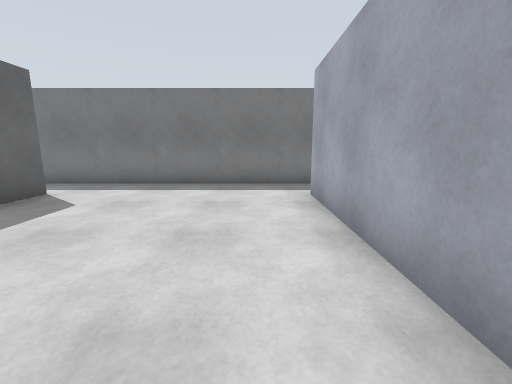
[1] (above)

24 first-person views from a walk through a robot-simulator world made for Gazebo. The camera is 1.2 m above the floor, tilts 10° down and sees 90° across. The floor is counted in squares, 1 m on a side. Each view is taken from the middle of a square. On the plan, view 1 faces up. The plan holds only what a view shows up to about 12 squares ahead; the rest is blank. The place goes on beyond the plan.

[2]
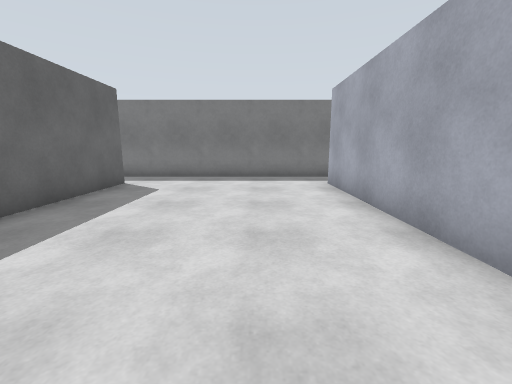

[3]
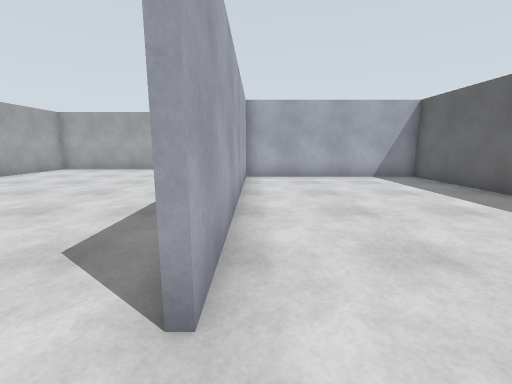

[4]
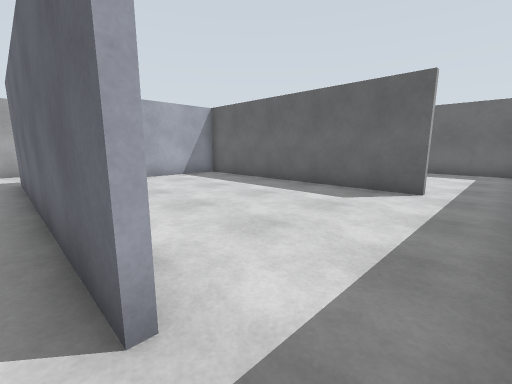

[5]
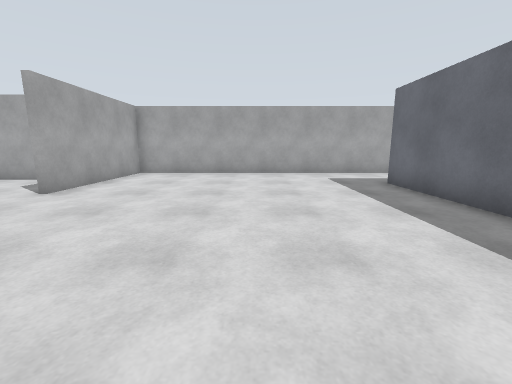

[6]
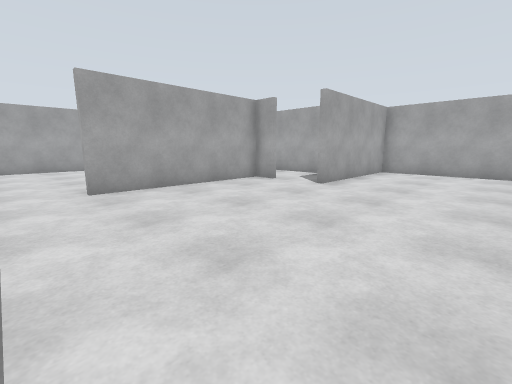

[7]
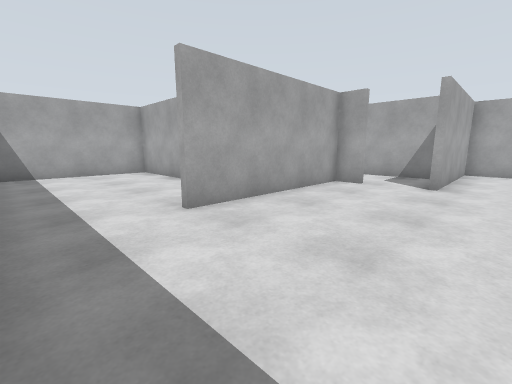

[8]
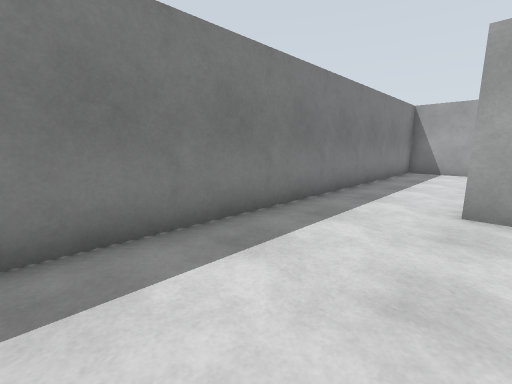

[9]
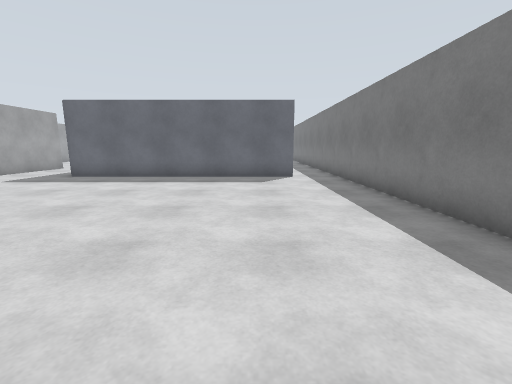

[10]
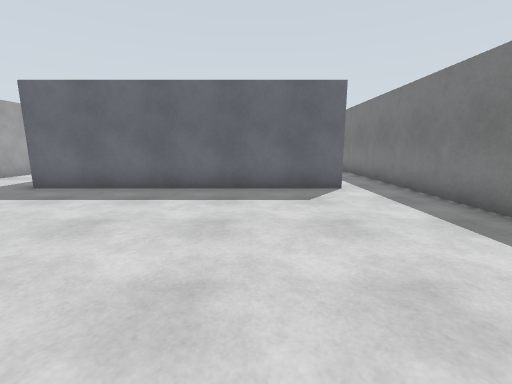

[11]
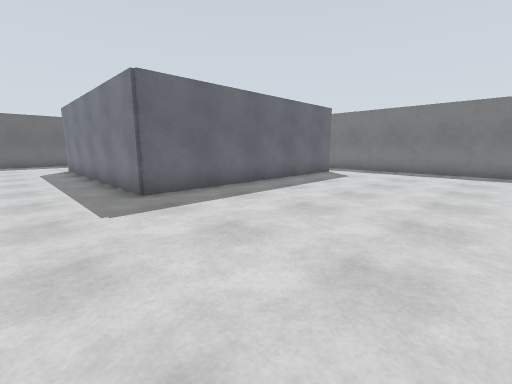

[12]
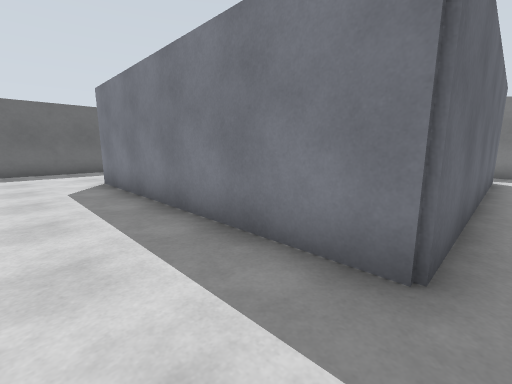

[13]
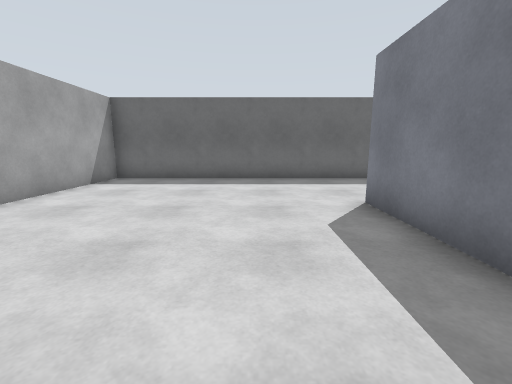

[14]
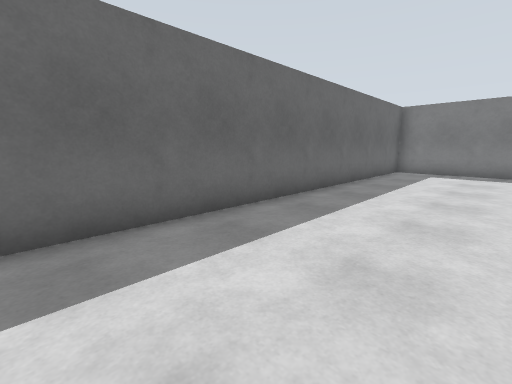

[15]
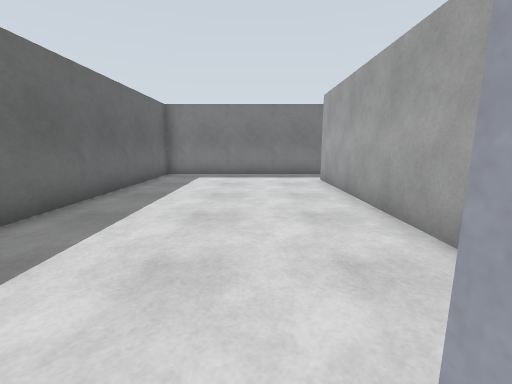

[16]
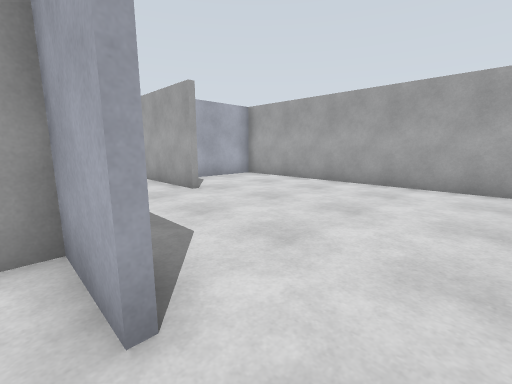

[17]
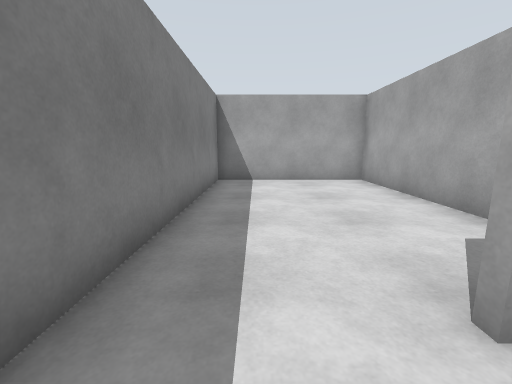

[18]
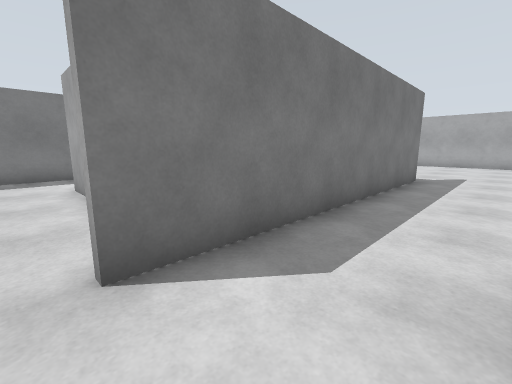

[19]
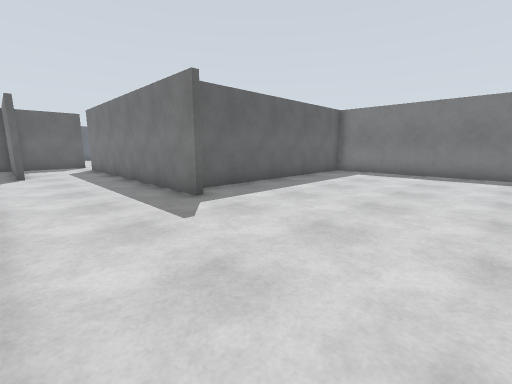

[20]
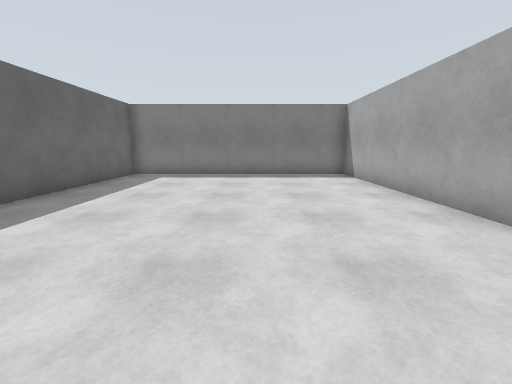

[21]
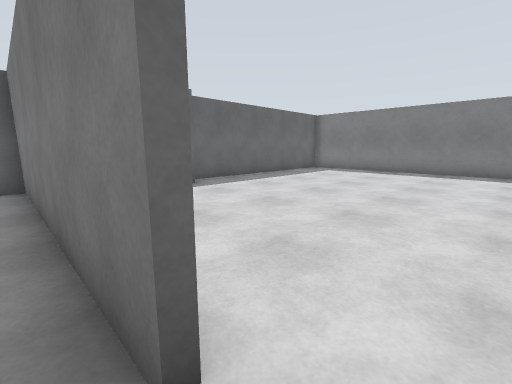

[22]
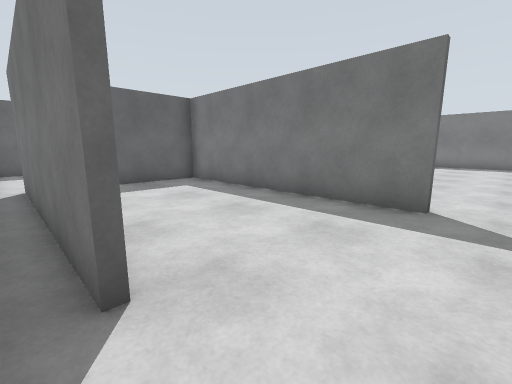

[23]
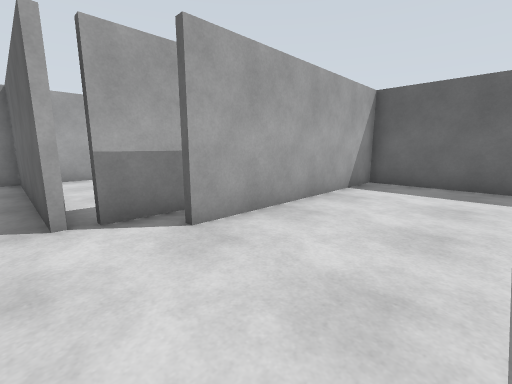

[24]
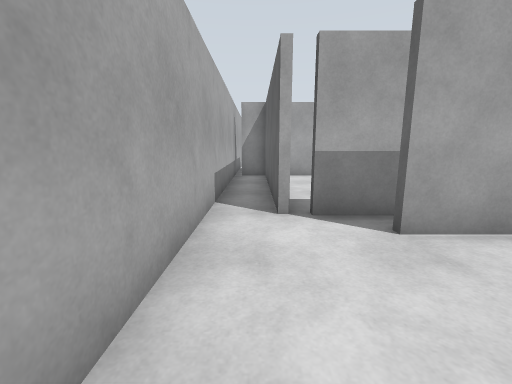

### Floor plan
Points are (right, up) in squares from view 1. A wall is a line through its corners. A room is listed if a view was taken in it or the views show most of it. See-through windows are left out.
Room 1 (views 1, 2, 3, 4)
walls: (1.4, -1.8) (1.4, 6.5); (-5.4, 6.6) (-5.4, -2.5); (2.5, 8.4) (-4.4, 8.4); (-4.9, -2.4) (1.5, -2.4)
ways out: opening at (2, 7.5) to room 2; opening at (-5, 7.5) to room 3
Room 2 (views 5, 6, 7, 8, 9, 10, 11, 12, 13, 17)
walls: (13.4, -0.4) (14.4, -0.4) (14.4, 5.5); (17.1, 3.1) (22.4, 3.1) (22.4, 8.5); (1.6, 6.6) (1.6, -2.6) (-2.6, -2.6); (22.9, 8.4) (2.5, 8.4); (-2.6, -5.9) (11.4, -5.9) (11.4, -0.5)
ways out: opening at (2, 7.5) to room 1; opening at (-3, -4.5) to room 3; opening at (13, -1) to room 4
Room 3 (views 14, 15, 16)
walls: (-7.6, -2.4) (-4.9, -2.4); (-5.6, -2.5) (-5.6, -1.9); (-5.6, -0.1) (-5.6, 6.5); (-2.6, -2.6) (-7.5, -2.6); (-4.4, 8.4) (-11.9, 8.4) (-11.9, -10.4) (-0.1, -10.4) (-0.1, -7.5)
ways out: opening at (-5, 7.5) to room 1; opening at (-3, -4.5) to room 2
Room 4 (views 18, 19, 20)
walls: (23.6, -0.6) (13.5, -0.6); (31.9, 0.8) (31.9, 8.4) (22.9, 8.4); (16.5, -3.6) (12.4, -3.6); (22.6, 8.5) (22.6, 0.1); (12.1, -3.4) (15.5, -3.4)
ways out: opening at (13, -1) to room 2; opening at (31, -5) to room 5
Room 5 (views 21, 22, 23, 24)
walls: (28.5, -10.4) (30, -10.4); (30.6, -10.4) (30.6, -16.9) (31.6, -16.9); (30.1, -4.6) (22.1, -4.6) (22.1, -9.4) (29, -9.4); (31.9, -17.4) (31.9, -6.8)
ways out: opening at (31, -5) to room 4

Where each view was taken, in squares from view 1:
view 1: 0 up, 0 right, facing up
view 2: 2 down, 1 left, facing up
view 3: 8 up, 1 right, facing down
view 4: 8 up, 2 right, facing down-left
view 5: 6 up, 6 right, facing down
view 6: 7 up, 7 right, facing down-right
view 7: 8 up, 10 right, facing down-right
view 8: 5 up, 9 right, facing up-right
view 9: 5 up, 12 right, facing left
view 10: 4 up, 9 right, facing left
view 11: 5 down, 8 right, facing up-left
view 12: 5 down, 2 right, facing up-left
view 13: 5 down, 2 left, facing left
view 14: 5 down, 8 left, facing up-left
view 15: 3 down, 8 left, facing up
view 16: 2 down, 9 left, facing down-right
view 17: 7 up, 13 right, facing right
view 18: 3 down, 13 right, facing up-right
view 19: 4 down, 29 right, facing up-left
view 20: 3 down, 28 right, facing up
view 21: 5 down, 31 right, facing up-left
view 22: 10 down, 31 right, facing up-left
view 23: 6 down, 31 right, facing down-left
view 24: 6 down, 31 right, facing down
